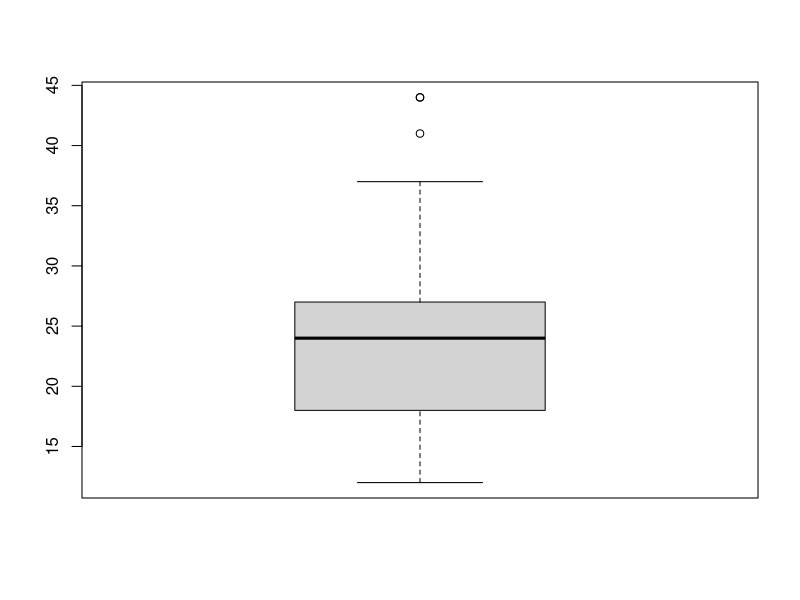
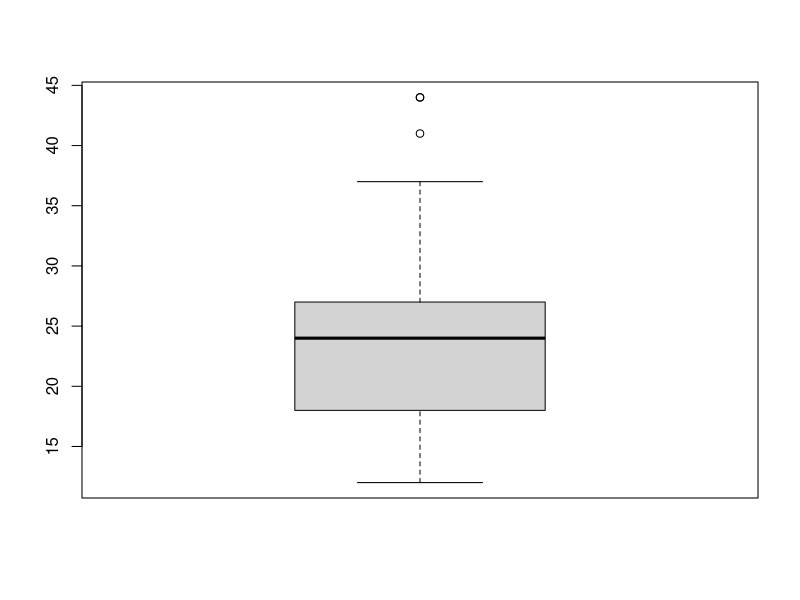

The R script that drew these images, in order:
library(dplyr)
library(ggplot2)
outlier <- data.frame(sex = c(1,2,1,3,2,1),
                      score = c(5,4,3,4,2,6))
table(outlier$sex)
table(outlier$score)

outlier$sex <- ifelse(outlier$sex == 3, NA, outlier$sex)
outlier$score<- ifelse(outlier$score>5|outlier$score==0,NA,outlier$score)
outlier

outlier %>% filter(!is.na(sex)&!is.na(score)) %>% group_by(sex) %>% summarise(mean_Score = mean(score))

df_mpg <- as.data.frame(mpg)
str(df_mpg)
boxplot(df_mpg$hwy)
result <- boxplot(df_mpg$hwy)
class(result)
result$stats

mpg %>% group_by(drv) %>% summarise(mean_hwy = mean(hwy,na.rm = T))
